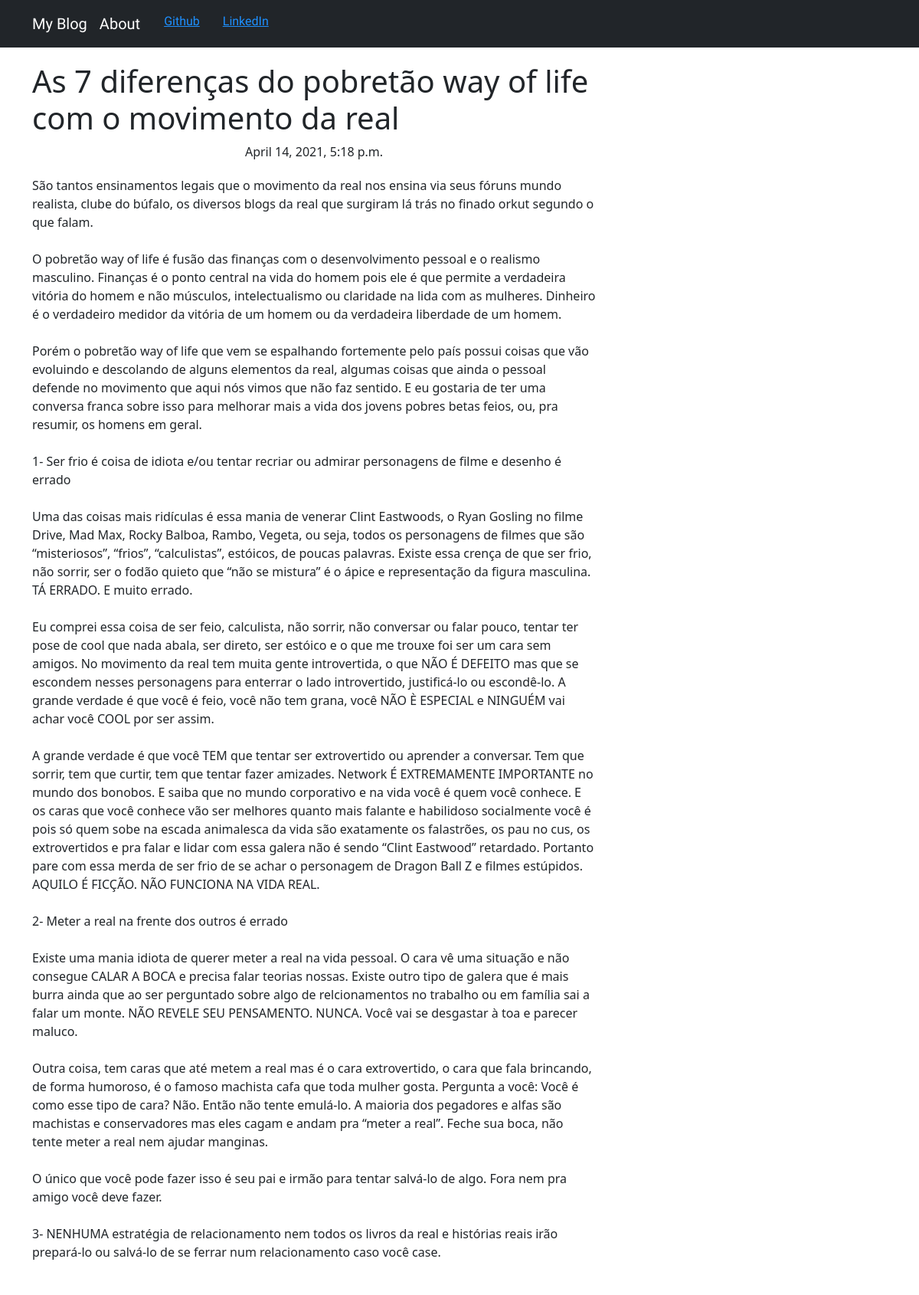
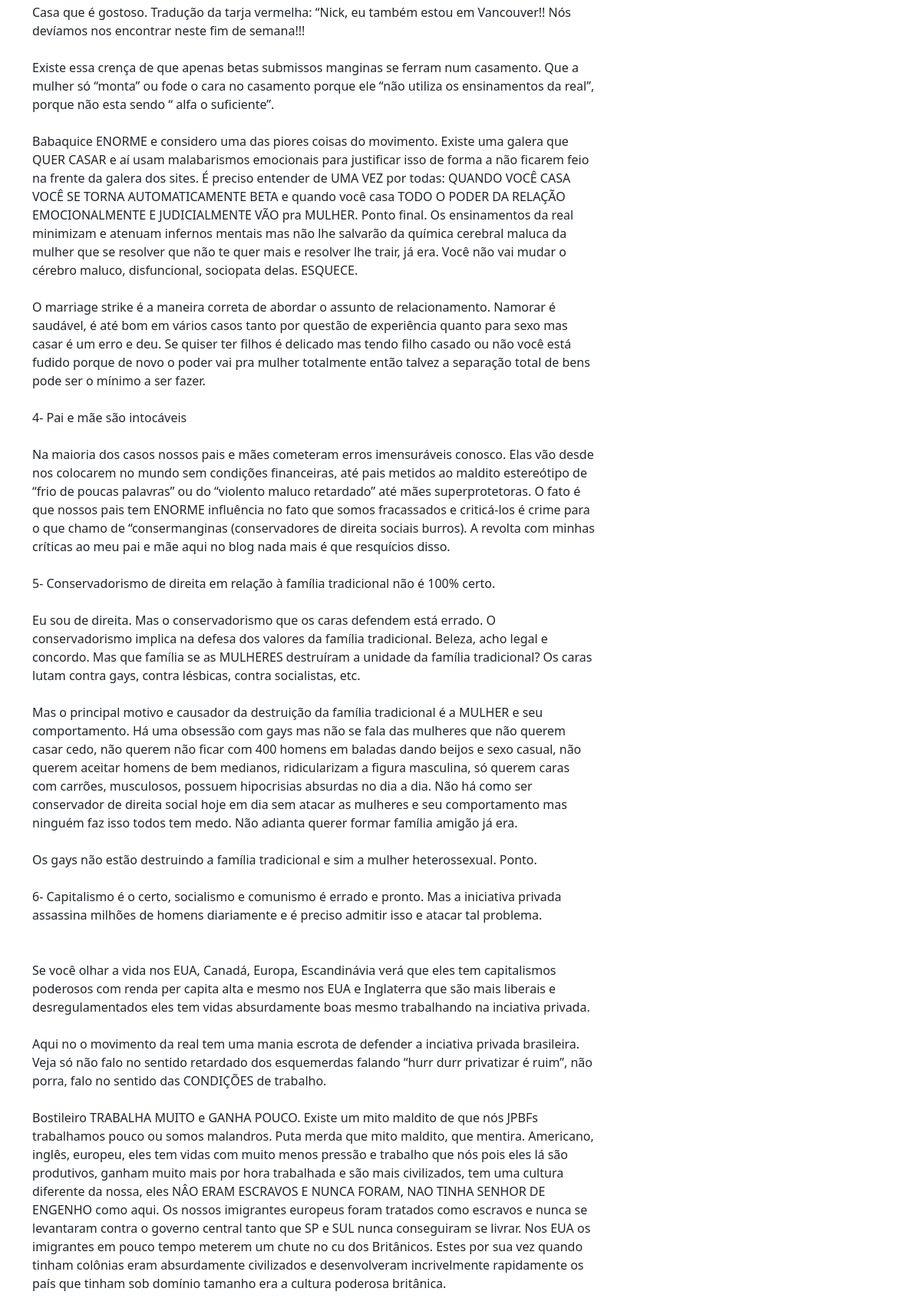
The page /post/13/ (upper part) on the database its author committed (2 pictures, top to bottom).
### Blog/models.py (models this page shows, shortened)
class Post(models.Model):
    author = models.ForeignKey('auth.user',on_delete=models.CASCADE)
    title = models.CharField(max_length=256)
    text = models.TextField()
    create_date = models.DateTimeField(default=timezone.now())
    published_date = models.DateTimeField(blank=True,null=True)

### Blog/views.py (the view)
# urls.py: path('post/<int:pk>/', views.PostDetailView.as_view(),name='post_detail'),
class PostDetailView(DetailView):
    model = Post
    template_name = 'blog/post_detail.html'

### Blog/templates/blog/post_detail.html (shortened to what this page needs)
{% extends "blog/base.html" %}
{% block content %}
  <div class="flexcontainer">
    <h1 class="posttitle">{{post.title}}</h1>
      {% if not post.published_date == none %}
        <div class="date postdate">
          {{ post.published_date }}
        </div>
      {% else %}
        <a href="{% url 'post_publish' pk=post.pk %}" class="btn btn-primary"> Publicar </a>
      {% endif %}
  </div>
    <p class="postcontent">{{post.text|safe|linebreaksbr}}</p>
{%  endblock %}

### Blog/static/blog/css/blog.css (style rules this page uses)
.flexcontainer { display: flex; flex-direction: column; align-items: center; justify-content: center; margin-bottom: 20px; }

### rows shown on the page
Post: title "As 7 diferenças do pobretão way of life com o movimento da real", published_date "April 14, 2021, 5:18 p.m.", text "São tantos ensinamentos legais que o movimento da real nos ensina via seus fóruns mundo realista, clube do búfalo, os diversos blogs da real que surgiram lá trás no finado orkut segundo o que falam. O pobretão way of life é fusão das finanças com o desenvolvimento pessoal e o realismo masculino. Finanças é o ponto central na vida do homem pois ele é que permite a verdadeira vitória do homem e não músculos, intelectualismo ou claridade na lida com as mulheres. Dinheiro é o verdadeiro medidor da vitória de um homem ou da verdadeira liberdade de um homem. Porém o pobretão way of life que vem se espalhando fortemente pelo país possui coisas que vão evoluindo e descolando de alguns elementos da…"
